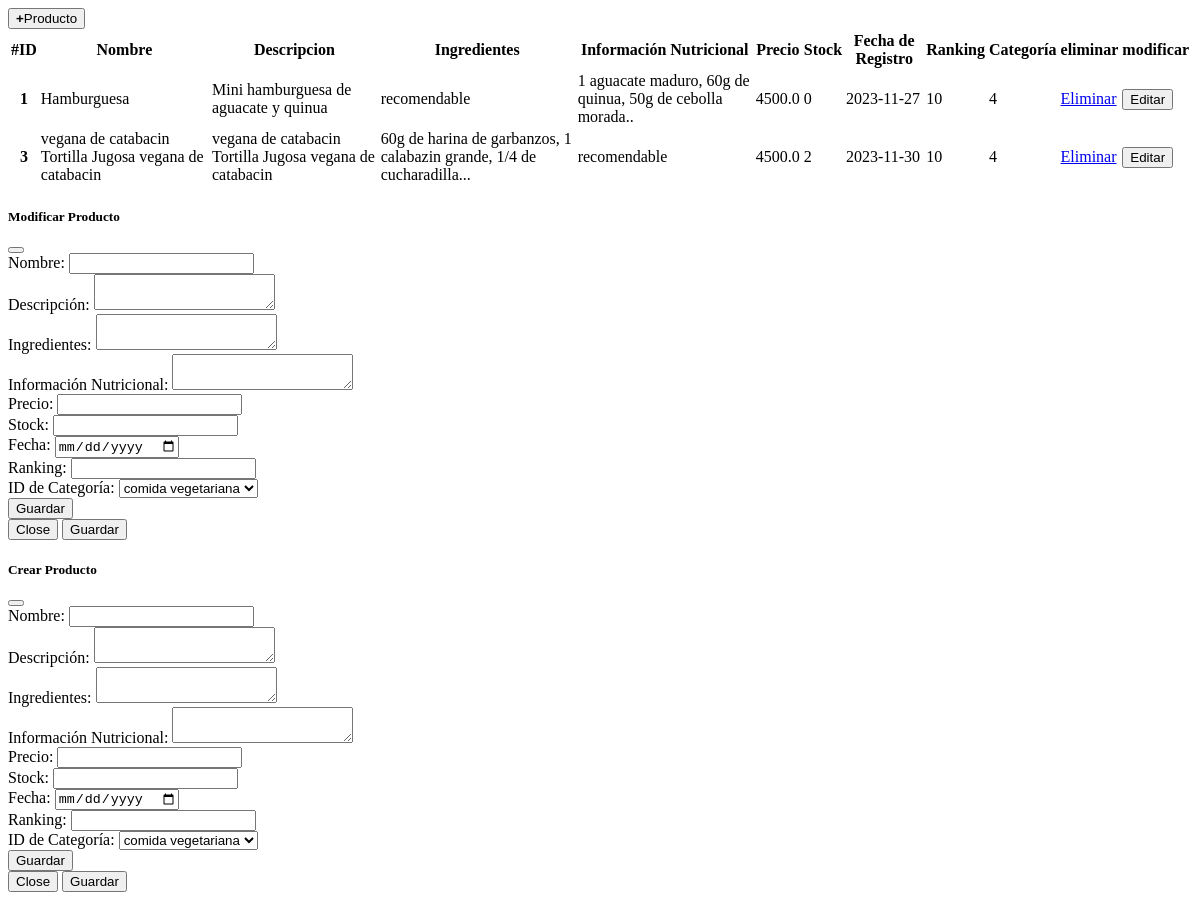
Page /abm_products on the earlier database version.
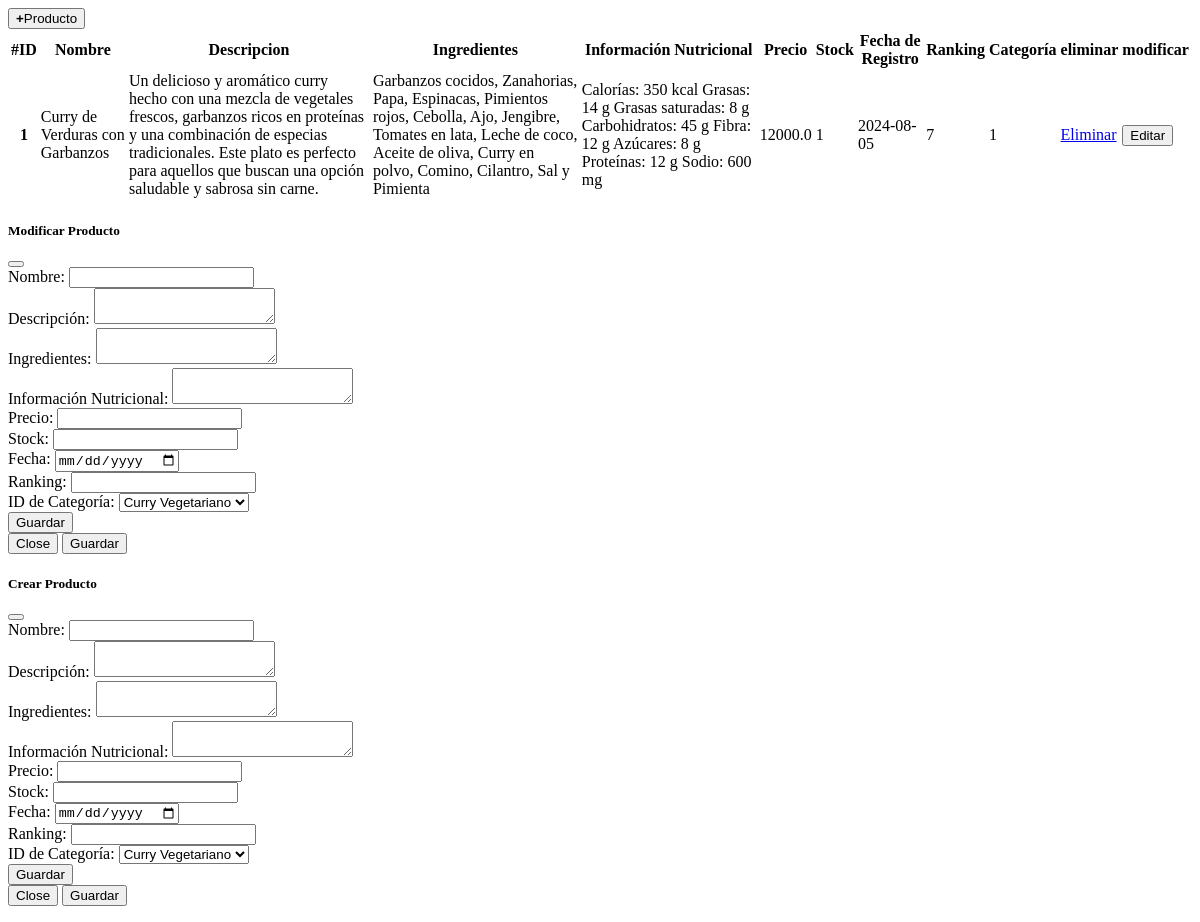
Same page on the later database version.
### tables this page shows
CREATE TABLE product (
      id_product INTEGER PRIMARY KEY AUTOINCREMENT,
      name TEXT,
      description TEXT,
      ingredients TEXT,
      inf_nutrition TEXT,
      price FLOAT,
      stock INT,
      date DATETIME,
      ranking INT,
      id_category INT,
      FOREIGN KEY (id_category) REFERENCES category(id_category)
    );

### main.py (the view)
@app.route('/abm_products')
def abm_products():
  products = cnx.product_findall()
  categorys = cnx.category_findall()
  return render_template('abm_products.html', products=products, categorys=categorys)

### Connection.py (called while the page is built)
    def fetch_data(self, query, values=None):
        if values:
            self.cursor.execute(query, values)
        else:
            self.cursor.execute(query)
        return self.cursor.fetchall()

    def product_findall(self):
        return self.fetch_data("SELECT * FROM product")

    def category_findall(self):
        return self.fetch_data("SELECT * FROM category")

### templates/abm_products.html (shortened to what this page needs)
<div class="container mt-3">
    <div class="">
        <button class="w3-button w3-green w3-margin-top" type="button" href="#" data-bs-toggle="modal"
            data-bs-target="#modalModificarInsertProduct"><strong class="w3-black me-2">+</strong>Producto</button>
    </div>
    <table class="w3-container w3-margin-top">
        <thead>
            <tr>
                <th scope="col">#ID</th>
                <th scope="col">Nombre</th>
                <th scope="col">Descripcion</th>
                <th scope="col">Ingredientes</th>
                <th scope="col">Información Nutricional</th>
                <th scope="col">Precio</th>
                <th scope="col">Stock</th>
                <th scope="col">Fecha de Registro</th>
                <th scope="col">Ranking</th>
                <th scope="col">Categoría</th>
                <th scope="col">eliminar</th>
                <th scope="col">modificar</th>
            </tr>
        </thead>
        <tbody>
            {% for product in products %}
            <tr>
                <th cope="row">{{product[0]}}</td>
                <td>{{product[1]}}</td>
                <td>{{product[2]}}</td>
                <td>{{product[3]}}</td>
                <td>{{product[4]}}</td>
                <td>{{product[5]}}</td>
                <td>{{product[6]}}</td>
                <td>{{product[7]}}</td>
                <td>{{product[8]}}</td>
                <td>{{product[9]}}</td>
                <td> <a href="#" class="nav-link"
                        onclick="navegar('{{ url_for('delete_product', id_product = product[0]) }}', 'Eliminar')">Eliminar</a>
                </td>
                <td><button type="button" id="btmodal" class="nav-link" href="#" data-bs-toggle="modal"
                        data-bs-target="#modalModificarProduct" data-name="{{product[1]}}"
                        data-description="{{product[2]}}" data-ingredients="{{product[3]}}"
                        data-inf_nutrition="{{product[4]}}" data-price="{{product[5]}}" data-stock="{{product[6]}}"
                        data-date="{{product[7]}}" data-ranking="{{product[8]}}" data-id_category="{{product[9]}}"
                        data-idproduct="{{product[0]}}">Editar</button></td>
            </tr>
            {% endfor %}
        </tbody>
    </table>
    <div class="modal fade" id="modalModificarProduct" tabindex="-1" aria-labelledby="exampleModalLabel"
        aria-hidden="true">
        <div class="modal-dialog  modal-lg">
            <div class="modal-content">
                <div class="modal-header bg-secondary">
                    <h5 class="modal-title" id="exampleModalLabel">Modificar Producto</h5>
                    <button type="button" class="btn-close" data-bs-dismiss="modal" aria-label="Close"></button>
                </div>
                <form action="{{ url_for('update_product')}}" method="POST">
                    <div class="modal-body">
                        <div class="mb-3">
                            <label class="form-label" for="name">Nombre:</label>
                            <input class="form-control" type="text" id="name" name="name" required>
                        </div>
                        <div class="mb-3">
                            <label class="form-label" for="description">Descripción:</label>
                            <textarea class="form-control" id="description" name="description" required></textarea>
                        </div>
                        <div class="mb-3">
                            <label for="ingredients">Ingredientes:</label>
                            <textarea class="form-control" id="ingredients" name="ingredients" required></textarea>
                        </div>
                        <div class="mb-3">
                            <label for="inf_nutrition">Información Nutricional:</label>
                            <textarea class="form-control" id="inf_nutrition" name="inf_nutrition" required></textarea>
                        </div>
                        <div class="mb-3">
                            <label for="price">Precio:</label>
                            <input class="form-control" type="text" id="price" name="price" required>
                        </div>
                        <div class="mb-3">
                            <label class="form-label" for="stock">Stock:</label>
                            <input class="form-control" type="text" id="stock" name="stock" required><br>
                        </div>
                        <div class="mb-3">
                            <label class="form-label" for="date">Fecha:</label>
                            <input class="form-control" type="date" id="date" name="date">
                        </div>
                        <div class="mb-3">
                            <label class="form-label" for="ranking">Ranking:</label>
                            <input class="form-control" type="text" id="ranking" name="ranking">
                        </div>
                        <div class="mb-3">
                            <label class="form-label" for="id_category">ID de Categoría:</label>
                            <select class="form-control" name="id_category" id="id_category">
                                {% for category in categorys %}
                                <option value="{{ category[0] }}">{{ category[1] }}</option>
                                {% endfor %}
                            </select>
                        </div>
                        <div class="mb-3">
                            <button type="submit" class="btn btn-primary">Guardar</button>
                        </div>
                    </div>
                    <div class="modal-footer">
                        <button type="button" class="btn btn-secondary" data-bs-dismiss="modal">Close</button>
                        <button type="submit" class="btn btn-primary">Guardar</button>
                    </div>
                </form>
            </div>
        </div>
    </div>
    <div class="modal fade" id="modalModificarInsertProduct" tabindex="-1" aria-labelledby="exampleModalLabe2"
        aria-hidden="true">
        <div class="modal-dialog  modal-lg">
            <div class="modal-content">
                <div class="modal-header bg-secondary">
                    <h5 class="modal-title" id="exampleModalLabel2">Crear Producto</h5>
                    <button type="button" class="btn-close" data-bs-dismiss="modal" aria-label="Close"></button>
                </div>
                <form action="{{ url_for('insert_product')}}" method="POST">
                    <div class="modal-body">
                        <div class="mb-3">
                            <label class="form-label" for="name">Nombre:</label>
                            <input class="form-control" type="text" id="name" name="name" required>
                        </div>
                        <div class="mb-3">
                            <label class="form-label" for="description">Descripción:</label>
                            <textarea class="form-control" id="description" name="description" required></textarea>
                        </div>
                        <div class="mb-3">
                            <label for="ingredients">Ingredientes:</label>
                            <textarea class="form-control" id="ingredients" name="ingredients" required></textarea>
                        </div>
                        <div class="mb-3">
                            <label for="inf_nutrition">Información Nutricional:</label>
                            <textarea class="form-control" id="inf_nutrition" name="inf_nutrition" required></textarea>
                        </div>
                        <div class="mb-3">
                            <label for="price">Precio:</label>
                            <input class="form-control" type="text" id="price" name="price" required>
                        </div>
                        <div class="mb-3">
                            <label class="form-label" for="stock">Stock:</label>
                            <input class="form-control" type="text" id="stock" name="stock" required><br>
                        </div>
                        <div class="mb-3">
                            <label class="form-label" for="date">Fecha:</label>
                            <input class="form-control" type="date" id="date" name="date">
                        </div>
                        <div class="mb-3">
                            <label class="form-label" for="ranking">Ranking:</label>
                            <input class="form-control" type="text" id="ranking" name="ranking">
                        </div>
                        <div class="mb-3">
                            <label class="form-label" for="id_category">ID de Categoría:</label>
                            <select class="form-control" name="id_category" id="id_category">
                                {% for category in categorys %}
                                <option value="{{ category[0] }}">{{ category[1] }}</option>
                                {% endfor %}
                            </select>
                        </div>
                        <div class="mb-3">
                            <button type="submit" class="btn btn-primary">Guardar</button>
                        </div>
                    </div>
                    <div class="modal-footer">
                        <button type="button" class="btn btn-secondary" data-bs-dismiss="modal">Close</button>
                        <button type="submit" class="btn btn-primary">Guardar</button>
                    </div>
                </form>
            </div>
        </div>
    </div>
</div>

Differences in the rows shown:
removed product: id_product "3", name "vegana de catabacin Tortilla Jugosa vegana de catabacin", description "vegana de catabacin Tortilla Jugosa vegana de catabacin", ingredients "60g de harina de garbanzos, 1 calabazin grande, 1/4 de cucharadilla...", inf_nutrition "recomendable", price "4500.0", stock "2", date "2023-11-30", ranking "10", id_category "4"
changed product id 1: name "Hamburguesa" → "Curry de Verduras con Garbanzos"; description "Mini hamburguesa de aguacate y quinua" → "Un delicioso y aromático curry hecho con una mezcla de vegetales frescos, garbanzos ricos en proteínas y una combinación de especias tradicionales. Este plato es perfecto para aquellos que buscan una opción saludable y sabrosa sin carne."; ingredients "recomendable" → "Garbanzos cocidos, Zanahorias, Papa, Espinacas, Pimientos rojos, Cebolla, Ajo, Jengibre, Tomates en lata, Leche de coco, Aceite de oliva, Curry en polvo, Comino, Cilantro, Sal y Pimienta"; inf_nutrition "1 aguacate maduro, 60g de quinua, 50g de cebolla morada.." → "Calorías: 350 kcal Grasas: 14 g Grasas saturadas: 8 g Carbohidratos: 45 g Fibra: 12 g Azúcares: 8 g Proteínas: 12 g Sodio: 600 mg"; price "4500.0" → "12000.0"; stock "0" → "1"; date "2023-11-27" → "2024-08-05"; ranking "10" → "7"; id_category "4" → "1"
Other differences:
form field id_category: "comida vegetariana" → "Curry Vegetariano"
